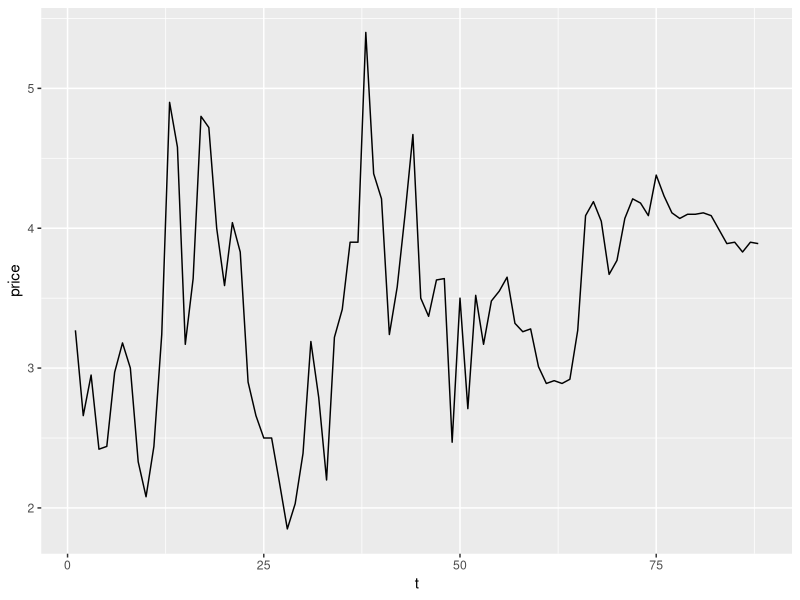
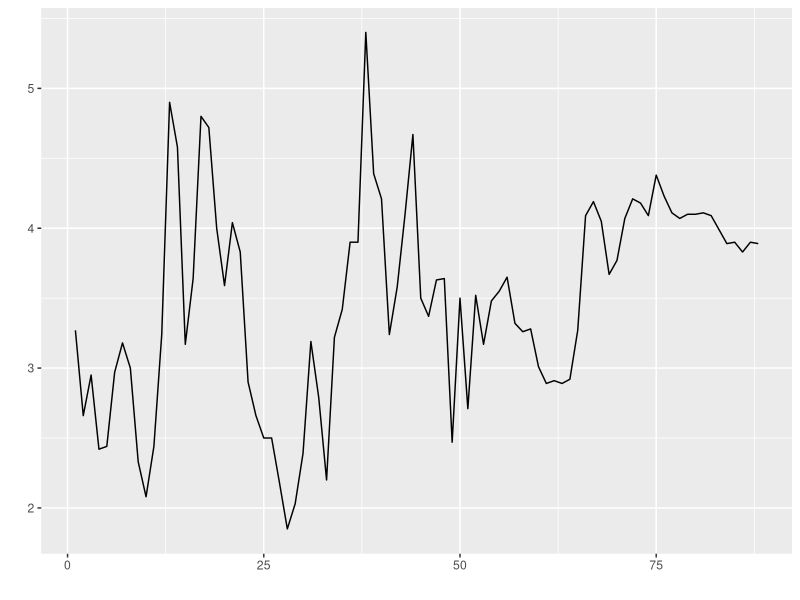

Generate these figures, in order, with R: (Note: this script raises an error after producing the figures.)
setwd("/datascience/projects/statisticallyfit/github/learningprogramming/R/RStats/learneconometrics/CarterHill_PrinciplesOfEconometrics/Chapter12_NonStationaryTimeSeries")
rm(list=ls())

library(lmtest)
library(tseries)
library(foreign)
library(ggfortify)
library(reshape2)
library(systemfit)                  ## for automatic 2sls
# Data from: http://www.principlesofeconometrics.com/poe4/poe4stata.htm



## Part a) plot the oil prices
oil <- read.dta("oil.dta")
head(oil)
oil.df <- data.frame(price=oil$oil, t=seq(1:88))
ggplot(data=oil.df, aes(x=t, y=price)) + geom_line()    # way 1
autoplot(ts(oil$oil))                                   # way 2




## Part b) do DIckey Fuller test to see if stationary

# manually
# 1 - estimate equation deltaOIL = oil_1 + vt
o <- oil$oil
oil.df <- data.frame(O = o, 
                     O_1 = c(NA, o[1:87]), 
                     dO = c(NA, diff(o)))
head(oil.df)

dickeyFuller.lm <- lm(data=oil.df, dO ~ O_1)
tau <- summary(dickeyFuller.lm)$coefficients[2, 3]; tau
# dickey fuller critical value = -1.94 so series is stationary


# automatically
# why not quite the same? 
adf.test(oil$oil, alt="stationary", k = 1)


# my function (automatically)
dickeyFullerTest(oil$oil, useTrend=FALSE, k = 0)




## Part c) 
# Since series above is stationary, it is I(0) (integrated of order one)
